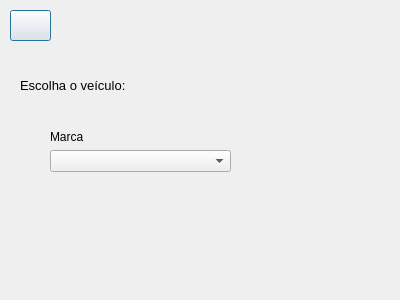
<?xml version="1.0" encoding="UTF-8"?>
<ui version="4.0">
 <class>TelaAlugar</class>
 <widget class="QDialog" name="TelaAlugar">
  <property name="geometry">
   <rect>
    <x>0</x>
    <y>0</y>
    <width>400</width>
    <height>300</height>
   </rect>
  </property>
  <property name="windowTitle">
   <string>Alugar Veiculo</string>
  </property>
  <property name="windowIcon">
   <iconset resource="resources.qrc">
    <normaloff>:/rec/img/buyacar_89124.png</normaloff>:/rec/img/buyacar_89124.png</iconset>
  </property>
  <widget class="QComboBox" name="comboBox">
   <property name="geometry">
    <rect>
     <x>50</x>
     <y>150</y>
     <width>181</width>
     <height>22</height>
    </rect>
   </property>
  </widget>
  <widget class="QLabel" name="label">
   <property name="geometry">
    <rect>
     <x>50</x>
     <y>130</y>
     <width>47</width>
     <height>13</height>
    </rect>
   </property>
   <property name="text">
    <string>Marca</string>
   </property>
  </widget>
  <widget class="QLabel" name="label_2">
   <property name="geometry">
    <rect>
     <x>20</x>
     <y>70</y>
     <width>151</width>
     <height>31</height>
    </rect>
   </property>
   <property name="font">
    <font>
     <pointsize>10</pointsize>
    </font>
   </property>
   <property name="text">
    <string>Escolha o veículo:</string>
   </property>
  </widget>
  <widget class="QPushButton" name="pushButton">
   <property name="geometry">
    <rect>
     <x>10</x>
     <y>10</y>
     <width>41</width>
     <height>31</height>
    </rect>
   </property>
   <property name="styleSheet">
    <string notr="true">qproperty-icon:url(:/rec/img/reply-arrow-filled.png)</string>
   </property>
   <property name="text">
    <string/>
   </property>
   <property name="iconSize">
    <size>
     <width>24</width>
     <height>24</height>
    </size>
   </property>
  </widget>
 </widget>
 <resources>
  <include location="resources.qrc"/>
 </resources>
 <connections/>
</ui>
